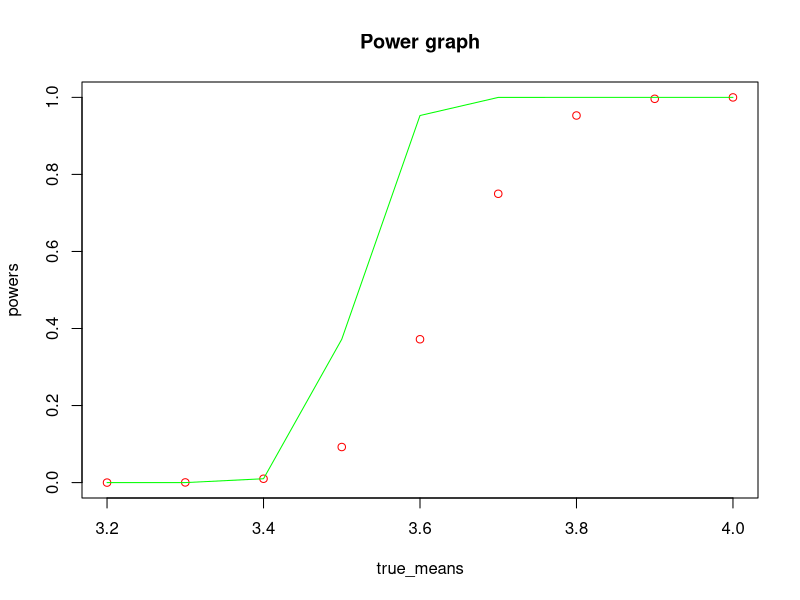

The R source for this figure:
# get z of alpha = .01
z_alpha <- qnorm(.01)

# list of the true means to test
# and array to save data
true_means <- c(3.2, 3.3, 3.4, 3.5, 3.6, 3.7, 3.8, 3.9, 4.0)

# loop through all and calculate power
powers <- pnorm(z_alpha + ((true_means - 3.4) * 10))

powers_2 <- pnorm(z_alpha + ((true_means - 3.4) * 20))

# graph
plot(true_means, powers, col="red", main="Power graph")
lines(true_means, powers_2, col="green")